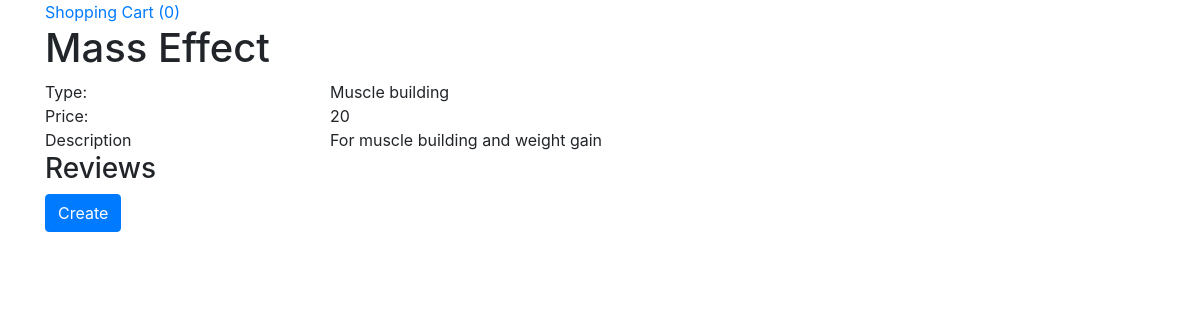
Screenshot of /products/mealplans/details/1 with the database file from the repository.
### products/models.py (models this page shows, shortened)
class Mealplan(models.Model):
    title = models.CharField(blank=False, max_length=255)
    description = models.CharField(blank=False, max_length=255)
    price = models.PositiveIntegerField(blank=False)
    mealplan_type = models.ForeignKey(MealplanType, on_delete=models.CASCADE)
    cover = CloudinaryField()

class MealplanType(models.Model):
    type = models.CharField(blank=False, max_length=100)
    def __str__(self):
        return self.type

### products/views.py (the view)
def view_mealplan_details(request, mealplan_id):
    mealplan_model = get_object_or_404(Mealplan, pk=mealplan_id)
    return render(request, 'products/mealplan_details.template.html', {
        "mealplan": mealplan_model
    })

### cart/contexts.py (called while the page is built)
def cart_contents(request):
    cart = request.session.get("shopping_cart", {})
    mealplan_cart = request.session.get("mealplan_shopping_cart", {})
    return {
        "cart": cart,
        "mealplan_cart": mealplan_cart,
        "number_of_items": int(len(cart) + len(mealplan_cart))
    }

### products/templates/products/mealplan_details.template.html (shortened to what this page needs)
{% extends 'base.template.html' %}
{% block content %}
<h1>{{mealplan.title}}</h1>
<div class="row">
  <div class="col-3">
    Type:
  </div>
  <div class="col">
    {{mealplan.mealplan_type}}
  </div>
</div>
<div class="row">
  <div class="col-3">
    Price:
  </div>
  <div class="col">
    {{mealplan.price}}
  </div>
</div>
<div class="row">
  <div class="col-3">Description</div>
  <div class="col">{{mealplan.description}}</div>
</div>
<h3>Reviews</h3>
<a class="btn btn-primary" href="{% url 'create_mealplan_review_route' mealplan_id=mealplan.id %}">Create</a>
{% endblock%}

### rows the page displays
Mealplan: title "Mass Effect", mealplan_type "Muscle building", price "20", description "For muscle building and weight gain"

### other values shown
{{ number_of_items }} "0"
